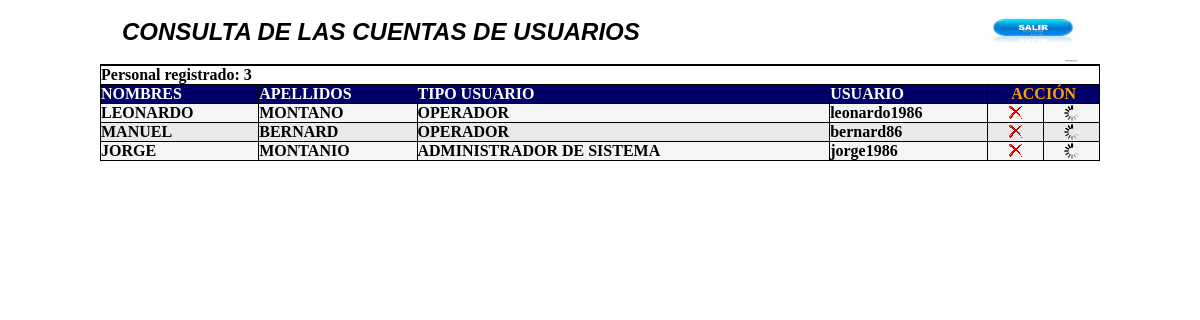
/vista/cuentas_usuarios.php?allusua=fyg43tr6b4636f64646b463646434643ggdvd346g33 (signed in), run on the app's committed database.
### tables this page shows
CREATE TABLE IF NOT EXISTS `cuenta_usuario` (
  `id_cta` int(11) NOT NULL AUTO_INCREMENT,
  `cedula` varchar(15) NOT NULL,
  `id_rol` int(11) NOT NULL,
  `login` varchar(20) NOT NULL,
  `password` varchar(10) NOT NULL,
  `fecha_reg` datetime NOT NULL,
  PRIMARY KEY (`id_cta`),
  KEY `cedula` (`cedula`,`id_rol`),
  KEY `id_rol` (`id_rol`)
);

CREATE TABLE IF NOT EXISTS `personal` (
  `cedula` varchar(15) NOT NULL,
  `nombres` varchar(30) NOT NULL,
  `apellidos` varchar(30) NOT NULL,
  `sexo` varchar(1) NOT NULL,
  `fecha_naci` date NOT NULL,
  `edad` int(2) NOT NULL,
  `correo` varchar(50) NOT NULL,
  `tlf` varchar(15) NOT NULL,
  `estatus` int(1) NOT NULL,
  `id_cargo` int(2) NOT NULL,
  PRIMARY KEY (`cedula`),
  KEY `id_cargo` (`id_cargo`)
);

CREATE TABLE IF NOT EXISTS `roles` (
  `id_rol` int(11) NOT NULL AUTO_INCREMENT,
  `tipos` varchar(50) NOT NULL,
  `estatus` int(11) NOT NULL,
  PRIMARY KEY (`id_rol`)
);

### vista/listado_usuarios.php (the view, shortened to what this page needs)
<center>
<table border="0" width="80%">
<TR>
<TD><span class="Estilo1">CONSULTA DE LAS CUENTAS DE USUARIOS</span></TD>
<TD align="right">
<A href="derecha.php" title="Salir">
<img src="../img/exit.jpg" width="90" height="60">
</A>
</TD>
</TR>
</table>
<table align="center" class="tablas">
<?php
if(isset($_POST['bus']) || isset($_GET['allusua'])){
?>
<tr>
<td colspan="6" bgcolor="#BBBBBB">
<?php
if(isset($_POST['bus'])){
$campo=$_POST['campo'];
}else
{
$senten="SELECT * FROM cuenta_usuario ORDER BY cedula ASC";
}
?>
</td>
</tr>
<?php
}
	$SQL1=mysql_query($senten);
	$total1=mysql_num_rows($SQL1);
?>
<tr>
<td colspan="6">
<b>Personal registrado: <?php echo "$total1"; ?></b>
</td>
</tr>
<tr bgcolor="#000066">
<td><font color="#FFFFFF"><b>NOMBRES</b></font></td>
<td><font color="#FFFFFF"><b>APELLIDOS</b></font></td>
<td><font color="#FFFFFF"><b>TIPO USUARIO</b></font></td>
<td><font color="#FFFFFF"><b>USUARIO</b></font></td>
<td align="center" colspan="2"><font color="#FF9F00"><b>ACCI&Oacute;N</b></font></td>
</tr>
<?php
	$c=0;
	while($ROWS=mysql_fetch_row($SQL1)){
	$c++;
if($c%2==0)
$color="#E9E9E9";
else
$color="#F5F5F5";
$consul_emple=mysql_query("SELECT * FROM personal WHERE cedula='$ROWS[1]'");
$CAMPOS_PERSONAL=mysql_fetch_row($consul_emple);
$NOMBRE_PERSONAL=$CAMPOS_PERSONAL[1];
	$APELLIDO_PERSONAL=$CAMPOS_PERSONAL[2];
	$resul = mysql_query("SELECT * FROM roles WHERE id_rol='$ROWS[2]'");
	$ROWS1=mysql_fetch_row($resul);
	?>
	<tr <?php echo "bgcolor='$color'"; ?>>
<td><b><?php echo "$NOMBRE_PERSONAL"; ?></b></td>
<td><b><?php echo "$APELLIDO_PERSONAL"; ?></b></td>
<td><b><?php echo "$ROWS1[1]"; ?></b></td>
<td><b><?php echo "$ROWS[3]"; ?></b></td>
<td align="center"><?php
echo "
<A href='cuentas_usuarios.php?dropAlum=$ROWS[0]' title='Eliminar registro' onClick='return confirmar_eliminar3()'>
<img src='../img/eliminar.png'></A>";
 ?></td>
 <td align="center"><?php
echo "
<A href='cuentas_usuarios.php?reinic=$ROWS[0]' title='Reiniciar clave' onClick='return confirmar_eliminar4()'>
<img src='../img/reinicio.gif'></A>";
 ?></td>
</tr>
	<?php
	}
?>
</table>
</center>

### css/men_1.css (style rules this page uses)
html, body { width: 100%; }

### vista/cuentas_usuarios.php (style rules this page uses)
.tablas { width: 1000px; border-collapse:collapse; background-color: #FFFFFF; }
.tablas td { border:1px solid black; }

### data on the page
cuenta_usuario: personal.nombres "LEONARDO", personal.apellidos "MONTANO", id_rol.tipos "OPERADOR", login "leonardo1986"
cuenta_usuario: personal.nombres "MANUEL", personal.apellidos "BERNARD", id_rol.tipos "OPERADOR", login "bernard86"
cuenta_usuario: personal.nombres "JORGE", personal.apellidos "MONTANIO", id_rol.tipos "ADMINISTRADOR DE SISTEMA", login "jorge1986"

### other printed values
$total1 "3"
